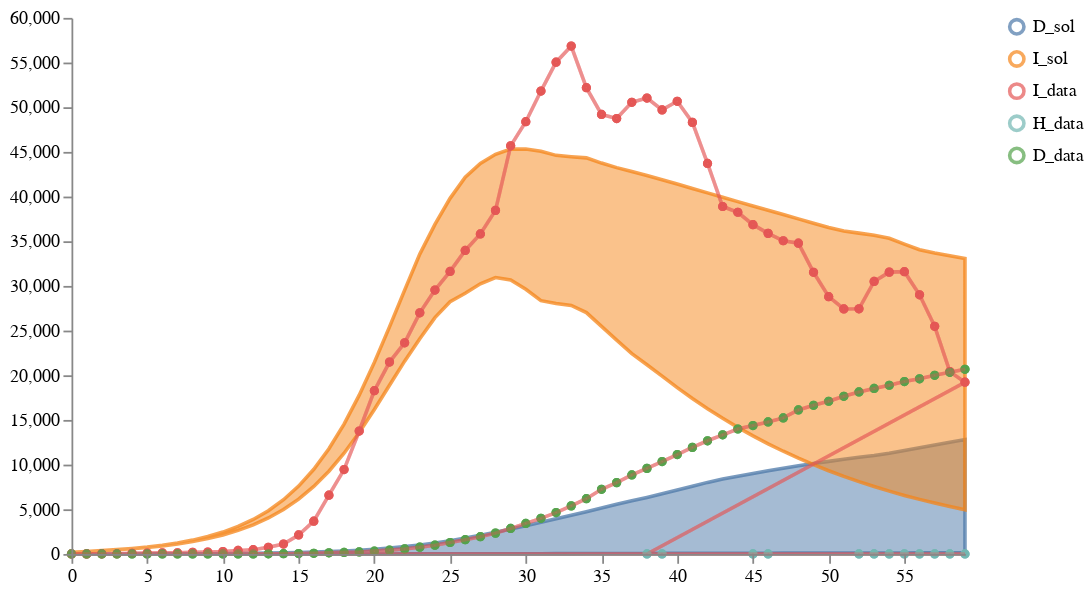

Write notebook code for a chart like this one.
### Markdown cell above
# Calibrate and sample an ensemble of one model

### Code cell
num_samples = 100
model_paths = [model2_location]
data_path = "../../notebook/ensemble_eval_sa/datasets/NY_data1.csv"
weights = [1]
solution_mappings = [{"I": "I", "D": "D"}]

# Run the calibration and sampling
result1 = load_and_calibrate_and_sample_ensemble_model(
    model_paths,
    data_path,
    weights,
    solution_mappings,
    num_samples,
    timepoints,
    verbose=True,
    total_population=19340000,
    num_iterations=200,
    time_unit="days",
    visual_options={"title": "Calibrated Ensemble", "subset":".*_sol"}
)

# Save results
result1["data"].to_csv("../../notebook/ensemble_eval_sa/ensemble_results/partI_ensemble_of_one_results.csv", index=False)
result1["quantiles"].to_csv("../../notebook/ensemble_eval_sa/ensemble_results/partI_ensemble_of_one_quantiles.csv", index=False)

q_ensemble_data = cdc_reformatcsv(filename="../../notebook/ensemble_eval_sa/ensemble_results/partI_ensemble_of_one_quantiles.csv", 
                                  solution_string_mapping={"I": "cases", "D": "deaths"}, 
                                  forecast_start_date="2020-04-03",
                                  location="New York State",
                                  drop_column_names=["timepoint_id", "number_days", "inc_cum", "output", "Forecast_Backcast"])
q_ensemble_data.to_csv("../../notebook/ensemble_eval_sa/ensemble_results/partI_ensemble1_quantiles_Apr032020.csv")

# Plot results
schema = plots.trajectories(pd.DataFrame(result1["data"]), subset=".*_sol",
                            points=test_data.reset_index(drop=True).rename(columns={"I":"I_data", "H":"H_data", "D":"D_data"}),
                           )
schema = plots.pad(schema, 5)
plots.ipy_display(schema)

### Figure 1 — Vega specification as saved in the notebook (floating-point values rounded to 4 significant figures; data arrays with more than 128 entries replaced by an {"elided": "..."} marker saying what was removed)
{"$schema": "https://vega.github.io/schema/vega/v5.json", "axes": [{"name": "x_axis", "orient": "bottom", "scale": "xscale", "zindex": 100}, {"name": "y_axis", "orient": "left", "scale": "yscale", "zindex": 100}], "data": [{"name": "distributions", "values": [{"lower": 1.76e-23, "timepoint": 0, "trajectory": "D_sol", "upper": 2.106e-21}, {"lower": 0.001961, "timepoint": 1, "trajectory": "D_sol", "upper": 0.2346}, {"lower": 0.008548, "timepoint": 2, "trajectory": "D_sol", "upper": 1.022}, {"lower": 0.02072, "timepoint": 3, "trajectory": "D_sol", "upper": 2.474}, {"lower": 0.0395, "timepoint": 4, "trajectory": "D_sol", "upper": 4.71}, {"lower": 0.06611, "timepoint": 5, "trajectory": "D_sol", "upper": 7.871}, {"lower": 0.1021, "timepoint": 6, "trajectory": "D_sol", "upper": 12.13}, {"lower": 0.1495, "timepoint": 7, "trajectory": "D_sol", "upper": 17.73}, {"lower": 0.2108, "timepoint": 8, "trajectory": "D_sol", "upper": 24.95}, {"lower": 0.2895, "timepoint": 9, "trajectory": "D_sol", "upper": 34.17}, {"lower": 0.3896, "timepoint": 10, "trajectory": "D_sol", "upper": 45.85}, {"lower": 0.5164, "timepoint": 11, "trajectory": "D_sol", "upper": 60.37}, {"lower": 0.6768, "timepoint": 12, "trajectory": "D_sol", "upper": 78.28}, {"lower": 0.879, "timepoint": 13, "trajectory": "D_sol", "upper": 101.1}, {"lower": 1.134, "timepoint": 14, "trajectory": "D_sol", "upper": 129.7}, {"lower": 1.454, "timepoint": 15, "trajectory": "D_sol", "upper": 165.6}, {"lower": 1.856, "timepoint": 16, "trajectory": "D_sol", "upper": 210.8}, {"lower": 2.36, "timepoint": 17, "trajectory": "D_sol", "upper": 267.3}, {"lower": 2.99, "timepoint": 18, "trajectory": "D_sol", "upper": 337.7}, {"lower": 3.774, "timepoint": 19, "trajectory": "D_sol", "upper": 425.0}, {"lower": 4.744, "timepoint": 20, "trajectory": "D_sol", "upper": 532.6}, {"lower": 5.933, "timepoint": 21, "trajectory": "D_sol", "upper": 664.3}, {"lower": 7.373, "timepoint": 22, "trajectory": "D_sol", "upper": 823.7}, {"lower": 9.094, "timepoint": 23, "trajectory": "D_sol", "upper": 1014.0}, {"lower": 11.11, "timepoint": 24, "trajectory": "D_sol", "upper": 1234.0}, {"lower": 13.44, "timepoint": 25, "trajectory": "D_sol", "upper": 1486.0}, {"lower": 16.07, "timepoint": 26, "trajectory": "D_sol", "upper": 1774.0}, {"lower": 18.99, "timepoint": 27, "trajectory": "D_sol", "upper": 2090.0}, {"lower": 22.16, "timepoint": 28, "trajectory": "D_sol", "upper": 2431.0}, {"lower": 25.57, "timepoint": 29, "trajectory": "D_sol", "upper": 2788.0}, {"lower": 29.17, "timepoint": 30, "trajectory": "D_sol", "upper": 3159.0}, {"lower": 32.92, "timepoint": 31, "trajectory": "D_sol", "upper": 3542.0}, {"lower": 36.79, "timepoint": 32, "trajectory": "D_sol", "upper": 3947.0}, {"lower": 40.75, "timepoint": 33, "trajectory": "D_sol", "upper": 4322.0}, {"lower": 44.76, "timepoint": 34, "trajectory": "D_sol", "upper": 4721.0}, {"lower": 48.8, "timepoint": 35, "trajectory": "D_sol", "upper": 5135.0}, {"lower": 52.84, "timepoint": 36, "trajectory": "D_sol", "upper": 5560.0}, {"lower": 56.87, "timepoint": 37, "trajectory": "D_sol", "upper": 5946.0}, {"lower": 60.85, "timepoint": 38, "trajectory": "D_sol", "upper": 6321.0}, {"lower": 64.8, "timepoint": 39, "trajectory": "D_sol", "upper": 6733.0}, {"lower": 68.68, "timepoint": 40, "trajectory": "D_sol", "upper": 7165.0}, {"lower": 72.49, "timepoint": 41, "trajectory": "D_sol", "upper": 7590.0}, {"lower": 76.22, "timepoint": 42, "trajectory": "D_sol", "upper": 8012.0}, {"lower": 79.88, "timepoint": 43, "trajectory": "D_sol", "upper": 8390.0}, {"lower": 83.44, "timepoint": 44, "trajectory": "D_sol", "upper": 8710.0}, {"lower": 86.92, "timepoint": 45, "trajectory": "D_sol", "upper": 9018.0}, {"lower": 90.31, "timepoint": 46, "trajectory": "D_sol", "upper": 9312.0}, {"lower": 93.61, "timepoint": 47, "trajectory": "D_sol", "upper": 9593.0}, {"lower": 96.82, "timepoint": 48, "trajectory": "D_sol", "upper": 9862.0}, {"lower": 99.94, "timepoint": 49, "trajectory": "D_sol", "upper": 10120.0}, {"lower": 103.0, "timepoint": 50, "trajectory": "D_sol", "upper": 10360.0}, {"lower": 105.9, "timepoint": 51, "trajectory": "D_sol", "upper": 10590.0}, {"lower": 108.8, "timepoint": 52, "trajectory": "D_sol", "upper": 10810.0}, {"lower": 111.5, "timepoint": 53, "trajectory": "D_sol", "upper": 11020.0}, {"lower": 114.2, "timepoint": 54, "trajectory": "D_sol", "upper": 11270.0}, {"lower": 116.8, "timepoint": 55, "trajectory": "D_sol", "upper": 11590.0}, {"lower": 119.3, "timepoint": 56, "trajectory": "D_sol", "upper": 11900.0}, {"lower": 121.8, "timepoint": 57, "trajectory": "D_sol", "upper": 12200.0}, {"lower": 124.1, "timepoint": 58, "trajectory": "D_sol", "upper": 12500.0}, {"lower": 126.4, "timepoint": 59, "trajectory": "D_sol", "upper": 12800.0}, {"lower": 175, "timepoint": 0, "trajectory": "I_sol", "upper": 175}, {"lower": 268.7, "timepoint": 1, "trajectory": "I_sol", "upper": 273.1}, {"lower": 360.8, "timepoint": 2, "trajectory": "I_sol", "upper": 372.1}, {"lower": 462.7, "timepoint": 3, "trajectory": "I_sol", "upper": 483.0}, {"lower": 582.4, "timepoint": 4, "trajectory": "I_sol", "upper": 615.1}, {"lower": 727.5, "timepoint": 5, "trajectory": "I_sol", "upper": 777.0}, {"lower": 905.0, "timepoint": 6, "trajectory": "I_sol", "upper": 978.0}, {"lower": 1122.0, "timepoint": 7, "trajectory": "I_sol", "upper": 1231.0}, {"lower": 1390.0, "timepoint": 8, "trajectory": "I_sol", "upper": 1549.0}, {"lower": 1721.0, "timepoint": 9, "trajectory": "I_sol", "upper": 1949.0}, {"lower": 2130.0, "timepoint": 10, "trajectory": "I_sol", "upper": 2451.0}, {"lower": 2636.0, "timepoint": 11, "trajectory": "I_sol", "upper": 3078.0}, {"lower": 3261.0, "timepoint": 12, "trajectory": "I_sol", "upper": 3863.0}, {"lower": 4031.0, "timepoint": 13, "trajectory": "I_sol", "upper": 4846.0}, {"lower": 4979.0, "timepoint": 14, "trajectory": "I_sol", "upper": 6072.0}, {"lower": 6141.0, "timepoint": 15, "trajectory": "I_sol", "upper": 7596.0}, {"lower": 7554.0, "timepoint": 16, "trajectory": "I_sol", "upper": 9478.0}, {"lower": 9257.0, "timepoint": 17, "trajectory": "I_sol", "upper": 11780.0}, {"lower": 11280.0, "timepoint": 18, "trajectory": "I_sol", "upper": 14540.0}, {"lower": 13590.0, "timepoint": 19, "trajectory": "I_sol", "upper": 17770.0}, {"lower": 16160.0, "timepoint": 20, "trajectory": "I_sol", "upper": 21440.0}, {"lower": 18880.0, "timepoint": 21, "trajectory": "I_sol", "upper": 25410.0}, {"lower": 21580.0, "timepoint": 22, "trajectory": "I_sol", "upper": 29530.0}, {"lower": 24100.0, "timepoint": 23, "trajectory": "I_sol", "upper": 33560.0}, {"lower": 26460.0, "timepoint": 24, "trajectory": "I_sol", "upper": 36880.0}, {"lower": 28230.0, "timepoint": 25, "trajectory": "I_sol", "upper": 39800.0}, {"lower": 29190.0, "timepoint": 26, "trajectory": "I_sol", "upper": 42160.0}, {"lower": 30240.0, "timepoint": 27, "trajectory": "I_sol", "upper": 43720.0}, {"lower": 30940.0, "timepoint": 28, "trajectory": "I_sol", "upper": 44730.0}, {"lower": 30670.0, "timepoint": 29, "trajectory": "I_sol", "upper": 45310.0}, {"lower": 29620.0, "timepoint": 30, "trajectory": "I_sol", "upper": 45320.0}, {"lower": 28350.0, "timepoint": 31, "trajectory": "I_sol", "upper": 45080.0}, {"lower": 28040.0, "timepoint": 32, "trajectory": "I_sol", "upper": 44610.0}, {"lower": 27810.0, "timepoint": 33, "trajectory": "I_sol", "upper": 44470.0}, {"lower": 27010.0, "timepoint": 34, "trajectory": "I_sol", "upper": 44330.0}, {"lower": 25480.0, "timepoint": 35, "trajectory": "I_sol", "upper": 43750.0}, {"lower": 23930.0, "timepoint": 36, "trajectory": "I_sol", "upper": 43240.0}, {"lower": 22420.0, "timepoint": 37, "trajectory": "I_sol", "upper": 42810.0}, {"lower": 21180.0, "timepoint": 38, "trajectory": "I_sol", "upper": 42350.0}, {"lower": 19910.0, "timepoint": 39, "trajectory": "I_sol", "upper": 41880.0}, {"lower": 18620.0, "timepoint": 40, "trajectory": "I_sol", "upper": 41400.0}, {"lower": 17410.0, "timepoint": 41, "trajectory": "I_sol", "upper": 40910.0}, {"lower": 16260.0, "timepoint": 42, "trajectory": "I_sol", "upper": 40420.0}, {"lower": 15180.0, "timepoint": 43, "trajectory": "I_sol", "upper": 39920.0}, {"lower": 14170.0, "timepoint": 44, "trajectory": "I_sol", "upper": 39430.0}, {"lower": 13220.0, "timepoint": 45, "trajectory": "I_sol", "upper": 38950.0}, {"lower": 12330.0, "timepoint": 46, "trajectory": "I_sol", "upper": 38460.0}, {"lower": 11500.0, "timepoint": 47, "trajectory": "I_sol", "upper": 37980.0}, {"lower": 10720.0, "timepoint": 48, "trajectory": "I_sol", "upper": 37500.0}, {"lower": 9996.0, "timepoint": 49, "trajectory": "I_sol", "upper": 37010.0}, {"lower": 9318.0, "timepoint": 50, "trajectory": "I_sol", "upper": 36530.0}, {"lower": 8686.0, "timepoint": 51, "trajectory": "I_sol", "upper": 36140.0}, {"lower": 8096.0, "timepoint": 52, "trajectory": "I_sol", "upper": 35910.0}, {"lower": 7547.0, "timepoint": 53, "trajectory": "I_sol", "upper": 35680.0}, {"lower": 7034.0, "timepoint": 54, "trajectory": "I_sol", "upper": 35330.0}, {"lower": 6555.0, "timepoint": 55, "trajectory": "I_sol", "upper": 34690.0}, {"lower": 6110.0, "timepoint": 56, "trajectory": "I_sol", "upper": 34060.0}, {"lower": 5694.0, "timepoint": 57, "trajectory": "I_sol", "upper": 33680.0}, {"lower": 5307.0, "timepoint": 58, "trajectory": "I_sol", "upper": 33370.0}, {"lower": 4945.0, "timepoint": 59, "trajectory": "I_sol", "upper": 33070.0}]}, {"name": "traces", "transform": [{"expr": "isValid(datum.value)", "type": "filter"}], "values": []}, {"name": "points", "values": {"elided": "132 records"}}, {"name": "markers", "values": []}, {"name": "selected", "on": [{"remove": true, "trigger": "clear"}, {"remove": true, "trigger": "!shift"}, {"insert": "clicked", "trigger": "!shift && clicked"}, {"toggle": "clicked", "trigger": "shift && clicked"}]}], "height": 300, "legends": [{"encode": {"labels": {"interactive": true, "name": "legendLabel", "update": {"opacity": [{"test": "!length(data('selected')) || indata('selected', 'value', datum.value)", "value": 1}, {"value": 0.25}]}}, "symbols": {"interactive": true, "name": "legendSymbol", "update": {"fill": {"value": "transparent"}, "opacity": [{"test": "!length(data('selected')) || indata('selected', 'value', datum.value)", "value": 0.7}, {"value": 0.15}], "size": {"value": 64}, "strokeWidth": {"value": 2}}}}, "name": "color_legend", "stroke": "color"}], "marks": [{"from": {"facet": {"data": "points", "groupby": "trajectory", "name": "points_split"}}, "marks": [{"encode": {"hover": {"fillOpacity": {"value": 0.9}}, "update": {"fill": {"field": "trajectory", "scale": "color"}, "fillOpacity": [{"test": "!length(data('selected')) || indata('selected', 'value', datum.trajectory)", "value": 0.5}, {"value": 0.15}], "size": {"value": 10}, "stroke": {"field": "trajectory", "scale": "color"}, "strokeOpacity": [{"test": "!length(data('selected')) || indata('selected', 'value', datum.trajectory)", "value": 0.75}, {"value": 0.15}], "strokeWidth": {"value": 2}, "tooltip": {"field": "value"}, "x": {"field": "timepoint", "scale": "xscale"}, "y": {"field": "value", "scale": "yscale"}}}, "from": {"data": "points"}, "name": "_points_symbol", "type": "symbol", "zindex": 3}, {"encode": {"hover": {"fillOpacity": {"value": 0.9}}, "update": {"interpolate": {"value": "linear"}, "stroke": {"field": "trajectory", "scale": "color"}, "strokeOpacity": [{"test": "!length(data('selected')) || indata('selected', 'value', datum.trajectory)", "value": 0.3}, {"value": 0.1}], "strokeWidth": {"value": 2}, "x": {"field": "timepoint", "scale": "xscale"}, "y": {"field": "value", "scale": "yscale"}}}, "from": {"data": "points"}, "name": "_points_line", "type": "line", "zindex": 3}], "name": "_points", "type": "group", "zindex": 3}, {"from": {"facet": {"data": "traces", "groupby": "trajectory", "name": "traces_split"}}, "marks": [{"encode": {"hover": {"fillOpacity": {"value": 0.9}}, "update": {"interpolate": {"value": "linear"}, "stroke": {"field": "trajectory", "scale": "color"}, "strokeOpacity": [{"test": "!length(data('selected')) || indata('selected', 'value', datum.trajectory)", "value": 0.75}, {"value": 0.15}], "strokeWidth": {"value": 2}, "x": {"field": "timepoint", "scale": "xscale"}, "y": {"field": "value", "scale": "yscale"}}}, "from": {"data": "traces_split"}, "name": "_traces_lines", "type": "line"}], "name": "_traces", "type": "group", "zindex": 2}, {"from": {"facet": {"data": "distributions", "groupby": "trajectory", "name": "trajectory_split"}}, "marks": [{"encode": {"hover": {"fillOpacity": {"value": 0.9}}, "update": {"fill": {"field": "trajectory", "scale": "color"}, "fillOpacity": [{"test": "!length(data('selected')) || indata('selected', 'value', datum.trajectory)", "value": 0.5}, {"value": 0.15}], "interpolate": {"value": "linear"}, "stroke": {"field": "trajectory", "scale": "color"}, "strokeOpacity": [{"test": "!length(data('selected')) || indata('selected', 'value', datum.trajectory)", "value": 0.75}, {"value": 0.15}], "strokeWidth": {"value": 2}, "x": {"field": "timepoint", "scale": "xscale"}, "y": {"field": "upper", "scale": "yscale"}, "y2": {"field": "lower", "scale": "yscale"}}}, "from": {"data": "trajectory_split"}, "type": "area"}], "name": "_distributions", "type": "group", "zindex": 1}, {"marks": [{"encode": {"enter": {"stroke": {"value": "lightgray"}}, "update": {"opacity": {"value": 1}, "x": {"field": "timepoint", "scale": "xscale"}, "y": {"signal": "height"}, "y2": {"value": 0}}}, "from": {"data": "markers"}, "name": "_marker text", "type": "rule"}, {"encode": {"enter": {"fontSize": {"value": 8}, "text": {"field": "datum.label"}, "y": {"value": 0}}}, "from": {"data": "_marker text"}, "name": "_marker flags", "transform": [{"as": ["x", "_y", "opacity", "align", "baseline"], "lineAnchor": "start", "offset": [1], "size": {"signal": "[width, height]"}, "type": "label"}], "type": "text"}], "name": "_markers", "type": "group"}], "padding": 5, "scales": [{"domain": {"fields": [{"data": "distributions", "field": "timepoint"}, {"data": "traces", "field": "timepoint"}, {"data": "points", "field": "timepoint"}, {"data": "markers", "field": "timepoint"}]}, "name": "xscale", "range": "width", "type": "linear", "zero": false}, {"domain": {"fields": [{"data": "distributions", "field": "lower"}, {"data": "distributions", "field": "upper"}, {"data": "traces", "field": "value"}, {"data": "points", "field": "value"}]}, "name": "yscale", "nice": true, "range": "height", "type": "linear", "zero": true}, {"domain": {"fields": [{"data": "distributions", "field": "trajectory"}, {"data": "traces", "field": "trajectory"}, {"data": "points", "field": "trajectory"}]}, "name": "color", "range": "category", "type": "ordinal"}], "signals": [{"name": "clear", "on": [{"events": "mouseup[!event.item]", "force": true, "update": "true"}], "value": true}, {"name": "shift", "on": [{"events": "@legendSymbol:click, @legendLabel:click", "force": true, "update": "event.shiftKey"}], "value": false}, {"name": "clicked", "on": [{"events": "@legendSymbol:click, @legendLabel:click", "force": true, "update": "{value: datum.value}"}], "value": null}], "width": 500}
